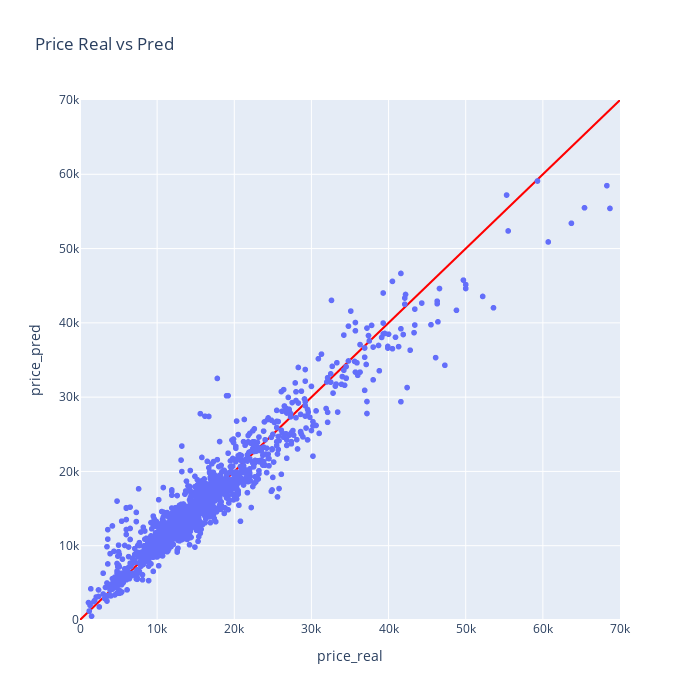

The cell this chart's notebook holds for it:
### Code cell
import plotly.express as px

max_value = 70000

fig = px.scatter(results, x='price_real', y='price_pred', title='Price Real vs Pred', width = 700, height = 700)

# Agregar la línea y=x en rojo
fig.add_trace(px.line(x=[0, max_value], y=[0, max_value]).update_traces(line_shape='linear', line_color='red').data[0])

fig.update_xaxes(range=[0, max_value])
fig.update_yaxes(range=[0, max_value])

fig.show()

### Figure 1 — Plotly figure (JSON) as saved in the notebook; plotly's stock layout.template omitted (floating-point values rounded to 4 significant figures; data arrays with more than 128 entries replaced by an {"elided": "..."} marker saying what was removed)
{"data": [{"hovertemplate": "price_real=%{x}<br>price_pred=%{y}<extra></extra>", "legendgroup": "", "marker": {"color": "#636efa", "symbol": "circle"}, "mode": "markers", "name": "", "showlegend": false, "type": "scattergl", "x": {"elided": "1432 int values"}, "xaxis": "x", "y": {"elided": "1432 float values"}, "yaxis": "y"}, {"hovertemplate": "x=%{x}<br>y=%{y}<extra></extra>", "legendgroup": "", "line": {"color": "red", "dash": "solid", "shape": "linear"}, "marker": {"symbol": "circle"}, "mode": "lines", "name": "", "orientation": "v", "showlegend": false, "type": "scatter", "x": [0, 70000], "xaxis": "x", "y": [0, 70000], "yaxis": "y"}], "layout": {"height": 700, "legend": {"tracegroupgap": 0}, "title": {"text": "Price Real vs Pred"}, "width": 700, "xaxis": {"anchor": "y", "domain": [0, 1], "range": [0, 70000], "title": {"text": "price_real"}}, "yaxis": {"anchor": "x", "domain": [0, 1], "range": [0, 70000], "title": {"text": "price_pred"}}}}
